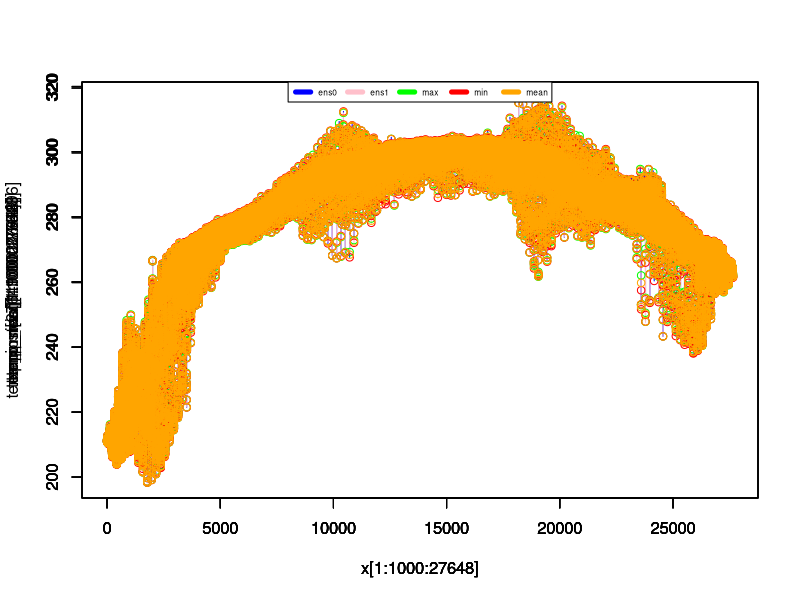
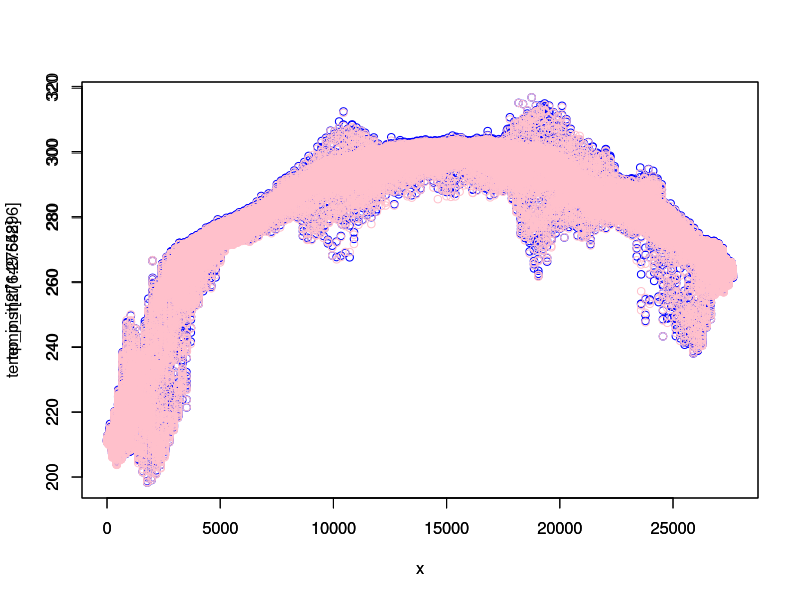
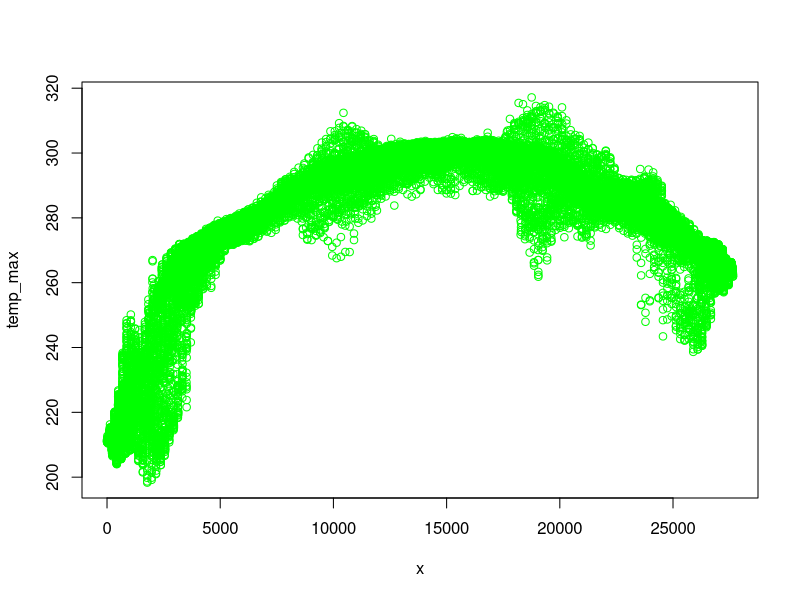
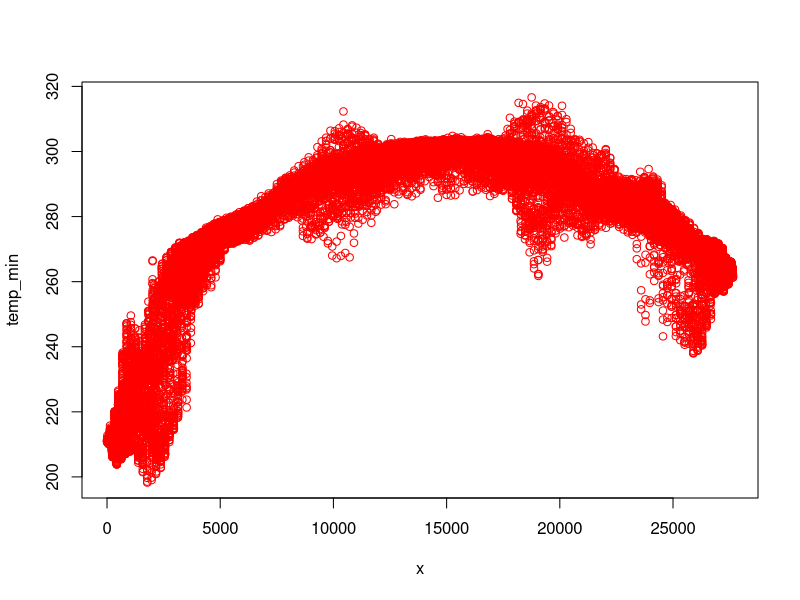
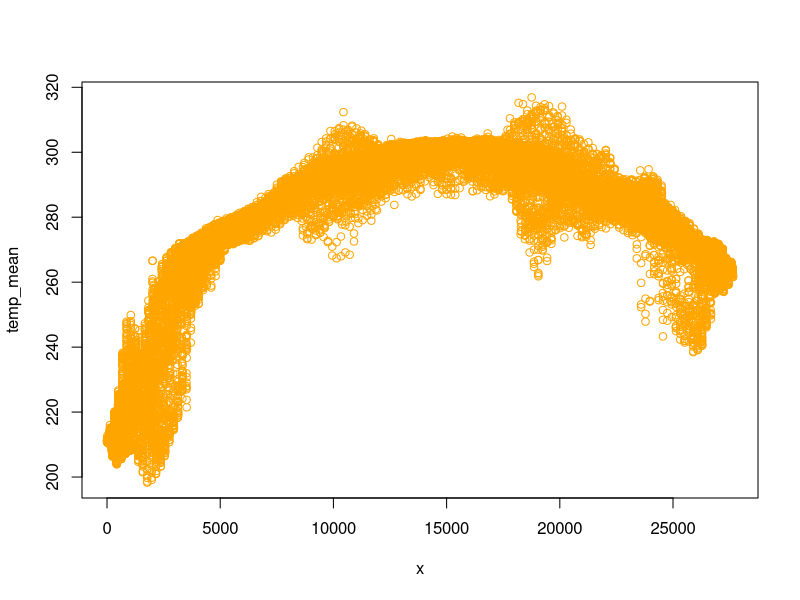

These charts were generated, in order, by the following R code:
#!/usr/bin/env Rscript

# ########################################################

pdf("temp.pdf") # either save all files in one pdf or the files in specific pdfs; find an option to automatise the choice

# temp_inst = read.csv("temp-inst.csv")
# temp_max = read.csv("temp-max.csv")
# temp_min = read.csv("temp-min.csv")
# temp_mean = read.csv("temp-mean.csv")

# data = read.table("test.csv", header=FALSE, sep = ',')
temp_inst = read.table("inst2.txt", header=FALSE, sep = ',')
temp_max = read.table("max2.txt", header=FALSE, sep = ',')
temp_min = read.table("min2.txt", header=FALSE, sep = ',')
temp_mean = read.table("mean2.txt", header=FALSE, sep = ',')
temp_stdev = read.table("stdev2.txt", header=FALSE, sep = ',')

x1=length(temp_inst)
x2=length(temp_max)
x3=length(temp_min)
x4=length(temp_mean)
x5=length(temp_stdev)

print(x1)
print(x2)
print(x3)
print(x4)
print(x5)

x = seq(1, x2, 1)


plot(x[1:1000:27648],temp_inst[1:100:27648],type="s",col="blue") 
par(new = TRUE)
plot(x[1:1000:27648],temp_inst[27649:1000:55296],type="s",col="pink") 
par(new = TRUE)
plot(x[1:1000:27648],temp_max[1:1000:27648],type="p",col="green",) 
par(new = TRUE)
plot(x[1:1000:27648],temp_min[1:1000:27648],type="p",col="red") 
par(new = TRUE)
plot(x[1:1000:27648],temp_mean[1:1000:27648],type="p",col="orange") 
par(new = TRUE)
#lines(x,temp_stdev,col="pink")
plot_colors <- c("blue","pink","green","red","orange") 
par(new = TRUE)
legend(x = "top",inset = 0,
        legend = c("ens0", "ens1","max", "min","mean"), 
        col=plot_colors, lwd=5, cex=.5, horiz = TRUE)


plot(x,temp_inst[1:27648],col="blue")
par(new = TRUE)
plot(x,temp_inst[27649:55296],col="pink")

plot(x,temp_max,col="green")

plot(x,temp_min,col="red")

plot(x,temp_mean,col="orange")

#plot(x,temp_stdev,col="pink")

# dev.off()
print("Graphics constructed with success!")
